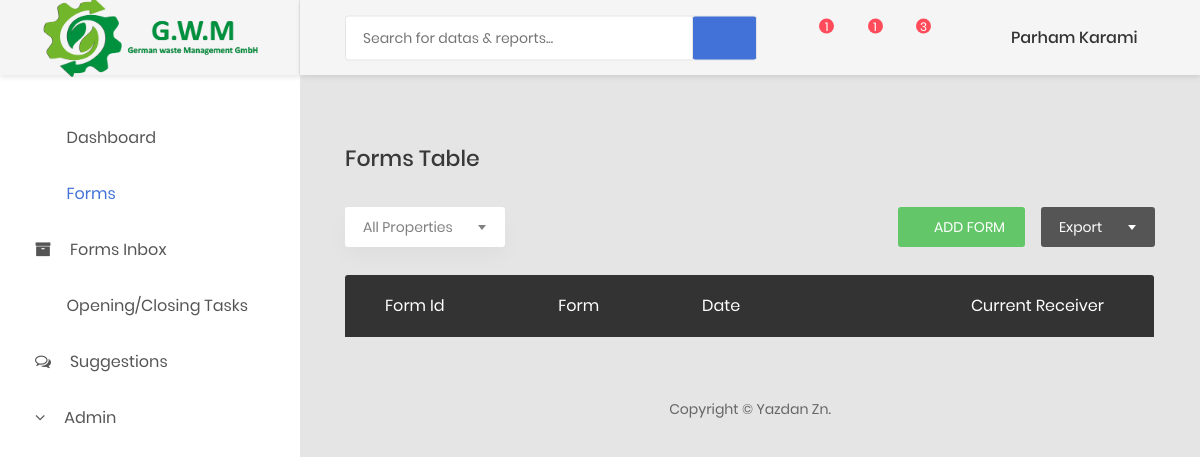
The page /dashboard/forms/ (signed in) on the database as committed earlier.
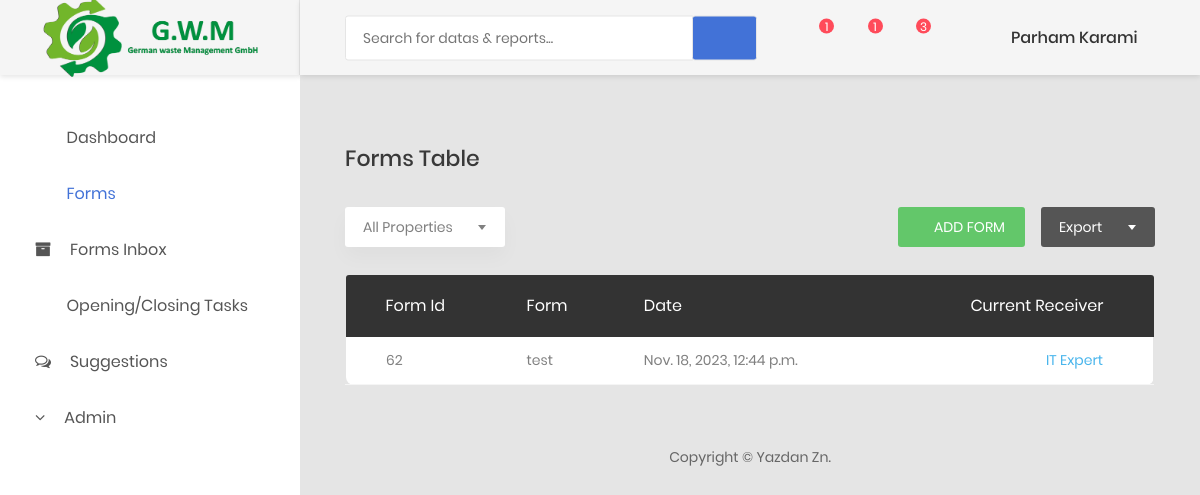
The same page on the database as committed later.
### dashboard/models.py (models this page shows, shortened)
class UserForm(models.Model):
    created_by = models.ForeignKey("User", related_name='created_by' , on_delete=models.CASCADE)
    sample = models.ForeignKey("FormSample",related_name ="sample", on_delete=models.CASCADE)
    title = models.CharField(max_length=50)
    date = models.DateTimeField(auto_now_add=True)
    STATUS_CHOICES = (
        ('og','On Going'),
        ('edit','Must Be Edited'),
        ('sm', 'Submitted'),
        ('dc','Declined')
    )
    status = models.CharField(max_length=50,choices=STATUS_CHOICES,null=True,blank=True)
    fields = models.JSONField(null=True) # Type: Value
    current_transition = models.OneToOneField(FormTransition, on_delete=models.CASCADE,null=True)
    all_transitions = models.ManyToManyField(FormTransition,related_name ="all_transitions")

class FormSample(models.Model):
    title = models.CharField(max_length=50)
    description = models.TextField()
    fields = models.JSONField(null=True) # Type: , Value:
    transitions = models.JSONField(null=True)
    theme_color = models.CharField(null=True,max_length=50)

class FormTransition(models.Model):
    form = models.ForeignKey("UserForm", on_delete=models.CASCADE , null=True)
    receivers_role = models.CharField(max_length=150, choices=ROLES,null=True)
    sign = models.FileField(upload_to='uploads/', null=True)
    next_transition = models.ForeignKey('self', related_name='next', on_delete=models.CASCADE , null=True)
    prev_transition = models.ForeignKey('self', related_name='prev', on_delete=models.CASCADE , null=True)
    sender_user = models.ForeignKey("User", related_name='sender' , on_delete=models.CASCADE, null=True)
    STATUS_CHOICES = (
        ('edit','Must Be Edited'),
        ('sb','Sent Back'),
        ('ac', 'Accepted'),
        ('dc','Declined')
    )
    status = models.CharField(max_length=150,choices=STATUS_CHOICES,default='og',null=True)
    date = models.DateTimeField(auto_now_add=True)
    comment = models.TextField()

### dashboard/views.py (the view)
# urls.py: path("forms/", views.dashboard_forms, name="forms"),
def dashboard_forms(request):
    if not request.user.is_authenticated:
        return redirect("login")
    all_sample_forms = list(FormSample.objects.all())
    user_forms = UserForm.objects.filter(created_by=request.user)
    for form in user_forms:
        form.sample.transitions = json.loads(form.sample.transitions)
    return render(request, 'dashboard/forms.html',{'page':'forms','user_forms':user_forms, 'form_samples':all_sample_forms})

### dashboard/templates/dashboard/forms.html (shortened to what this page needs)
{% extends 'dashboard/base.html' %}
{% block content %}
    <div class="row m-t-30">
        <div class="col-md-12">
            <h3 class="title-5 m-b-35">Forms Table</h3>
            <div class="table-data__tool">
                <div class="table-data__tool-left">
                    <div class="rs-select2--light rs-select2--md">
                    </div>
                </div>
                <div class="table-data__tool-right">
                    <button  type="button" data-toggle="modal" data-target="#mediumModal" class="au-btn au-btn-icon au-btn--green au-btn--small">
                        <i class="zmdi zmdi-plus" ></i>add form</button>
                    <div class="rs-select2--dark rs-select2--sm rs-select2--dark2">
                    </div>
                </div>
            </div>
            <div class="table-responsive m-b-40">
                <table class="table table-borderless table-data3">
                    <thead>
                        <tr>
                            <th>form id</th>
                            <th>form</th>
                            <th>date</th>
                            <th>current receiver</th>
                        </tr>
                    </thead>
                    <tbody>
                    {% for user_form in user_forms %}
                        <tr class='clickable-row' data-toggle="modal" onClick="" data-target="#{{user_form.id}}" style="cursor:pointer">
                            <td>{{ user_form.id }} </td>
                            <td>{{ user_form.sample.title }} </td>
                            <td>{{ user_form.date }} </td>
                            <td  class="process">{% if  user_form.status == 'sm'%} <span class="badge badge-success">Submitted</span>
                                {% elif user_form.status == 'dc'%}<span class="badge badge-danger">Declined</span>
                                {% elif user_form.status == 'edit'%}<span class="badge badge-warning">Must Be Edited</span>
                                {% else %}{{ user_form.current_transition.receivers_role }} {% endif %} </td>
                        </tr>
                    {% endfor %}
                    </tbody>
                </table>
            </div>
        </div>
    </div>
{% endblock content %}

Rows that differ between the two databases and show on the page:
added UserForm: id "62", sample "test", date "Nov. 18, 2023, 12:44 p.m.", current_transition.receivers_role "IT Expert"
